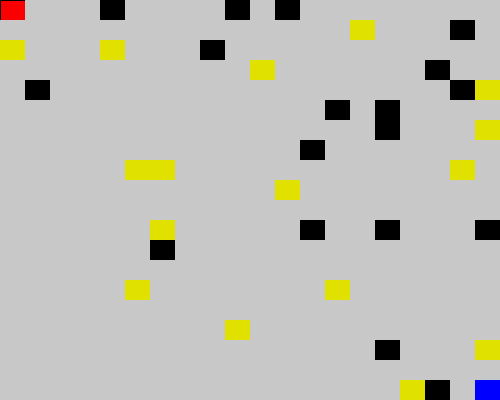
Frame 1 (no input)
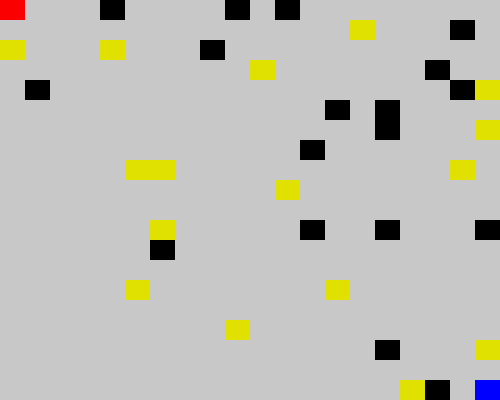
Frame 60 (the mouse pressed at the canvas centre just before this capture)
Frame 120 (the mouse held since frame 60 and released just before this capture): identical to frame 60, image omitted

The Processing sketch that drew these frames (run headless with seeded random() and noise(); from frame 60 on, the mouse is pressed at the canvas centre):

// Processing sketch: TPSemanal_25Ago
// ── TPSemanal_25Ago.pde
int cant = 20 ;
int tamX, tamY;
int col1, fila1 = 0;
int col2 = 19, fila2 = 19;
int [][] misDatos = new int [cant][cant];

void setup() {
  size(500, 400);
  tamX = width/cant;
  tamY = height/cant;
  for (int col=0; col < cant; col++) {
    for (int fila=0; fila < cant; fila++) {
      misDatos[col][fila] = 0; 
    }
  }
  for (int col=0; col < cant; col++) {
    for (int fila=0; fila < cant; fila++) {
      if (random(100) > 95)
        misDatos[col][fila] = 2;
    }
  }
  for (int col=0; col < cant; col++) {
    for (int fila=0; fila < cant; fila++) {
      if (random(100) > 95)
        misDatos[col][fila] = 3;
    }
  }
  misDatos[0][0] = 1;
  misDatos[col2][fila2]= 4;
}

void draw() {
  background(200);
  for (int col=0; col < cant; col++) {
    for (int fila=0; fila < cant; fila++) {
      if (misDatos [col][fila] == 1) {
        fill(250, 0, 0);
      } else if (misDatos [col][fila] == 2) {
        fill(225, 225, 0);
      } else if (misDatos [col][fila] == 3) {
        fill(0);
      } else if (misDatos [col][fila] == 4) {
        fill(0, 0, 255);
      } else {
        fill(200);
      }
      rect(col*tamX, fila*tamY, tamX, tamY); 
      
      noStroke();
      
    }
  }
}

void keyPressed() {
  if (keyCode == RIGHT && col1 < 19) {
    if (misDatos[col1+1][fila1] != 3) {
      misDatos[col1][fila1] = 0;
      misDatos[col1+1][fila1] = 1;
      col1 = col1 + 1;
    }
  } else if (keyCode == LEFT && col1 > 0) {
    if (misDatos[col1-1][fila1] != 3) {
      misDatos[col1][fila1] = 0;
      misDatos[col1-1][fila1] = 1;
      col1  = col1 - 1;
    }
  } else if (keyCode == UP && fila1 >0) {
    if (misDatos[col1][fila1-1] != 3) {
      misDatos[col1][fila1] = 0;
      misDatos[col1][fila1-1] = 1;
      fila1  = fila1 - 1;
    }
  } else if (keyCode == DOWN && fila1 < 19) {
    if (misDatos[col1][fila1+1] != 3) {
      misDatos[col1][fila1] = 0;
      misDatos[col1][fila1+1] = 1;
      fila1  = fila1 + 1;
    }
  } else if (keyCode == 'd' || keyCode == 'D' && col2 < 19) {
    if (misDatos[col2+1][fila2] != 3) {
      misDatos[col2][fila2] = 0;
      misDatos[col2+1][fila2] = 4;
      col2 = col2 + 1;
    }
  } else if (keyCode == 'a' || keyCode == 'A' && col2 > 0) {
    if (misDatos[col2-1][fila2] != 3) {
      misDatos[col2][fila2] = 0;
      misDatos[col2-1][fila2] = 4;
      col2 = col2 - 1;
    }
  } else if (keyCode == 'w' || keyCode == 'W' && fila2 > 0) {
    if (misDatos[col2][fila2-1] != 3) {
      misDatos[col2][fila2] = 0;
      misDatos[col2][fila2-1] = 4;
      fila2 = fila2 - 1;
    }
  } else if (keyCode == 's' || keyCode == 'S' && fila2 < 19) {
    if (misDatos[col2][fila2+1] != 3) {
      misDatos[col2][fila2] = 0;
      misDatos[col2][fila2+1] = 4;
      fila2 = fila2 + 1;
    }
  }
}
